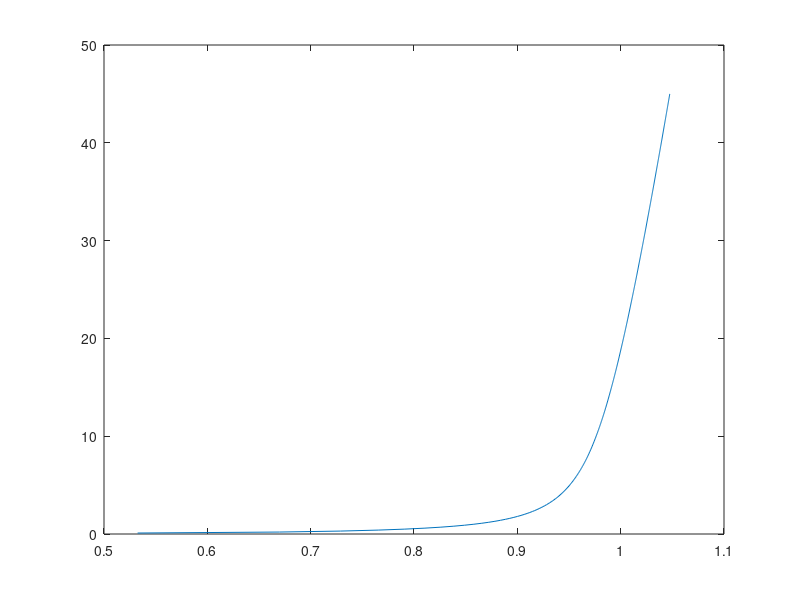

Here is the MATLAB script that generated this plot:
function outXpL = XWLC(F, P, S, kT, method)
%Writes

if nargin < 5 || isempty(method)
    method = 3; %method 1: classic, 2: what phage used, 3: wikipedia
end

if nargin < 4 || isempty(kT)
    kT = 4.14;
end
if nargin < 3 || isempty(S)
    S = 700;
end
if nargin < 2 || isempty(P)
    P = 50;
end
if nargin < 1 || isempty(F)
    F = 0.1:0.1:45;
end


switch method
    case 2 %phage, legacy
        % Simplification Variables
        a = -4*(F*P/kT-0.75);
        b = 4;
        m = 2*sqrt(-a/3);
        q = acos(3*b./(m.*a));
        sgn = 2*(a <= 0)-1; %accounts for change of sign and uses correct soln (YRC 10/06)
        outXpL = 1+F./S+1./(m.*cos(q/3+sgn*2*pi/3));
%         % at some point, they wanted this to output K*L; saved here (comment)
%         k = kT/P*(0.5./(1-outXpL+F/S).^3+1)./(1+kT/P/S*(0.5./(1-outXpL+F/S).^3+1));
%         outXpL = k;
    case 3 %wikipedia
        %Simplification var.s
        C1 = F*P/kT;
        C2 = exp(nthroot(900./C1,4));
        outXpL = 4/3 ...
            + -4./(3.*sqrt(C1+1)) ...
            + -10*C2 ./sqrt(C1) ./(C2-1).^2 ...
            + C1.^1.62 ./ (3.55+ 3.8* C1.^2.2) ...
            + F./S;
    otherwise %pure theory
        outXpL = 1-.5*(kT./F/P).^.5 + F/S;
end

if nargin < 1
    figure Name XWLC
    plot(outXpL,0.1:0.1:45)
end
end
